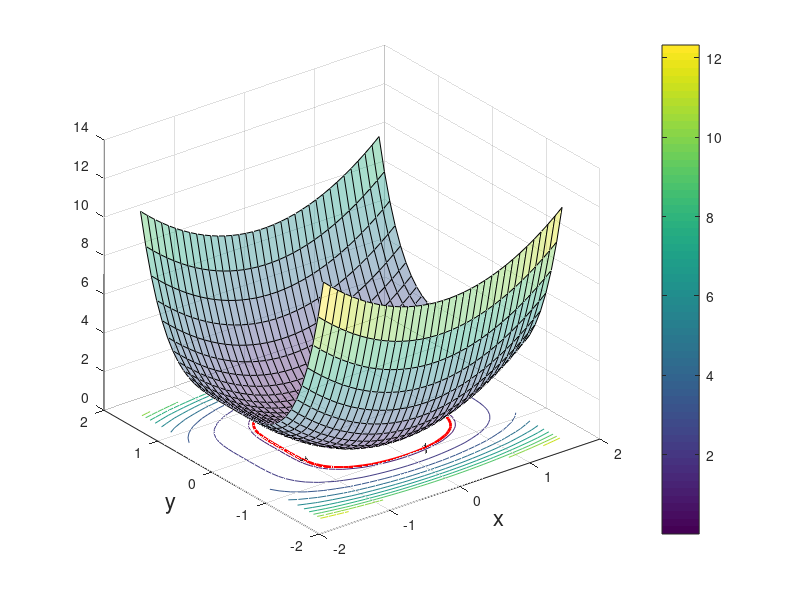

Write MATLAB code to recreate this figure.
[X,Y] = meshgrid(-pi/1.8:0.1:pi/1.8);
a = 0.5;
b = 3;
N = 50;
c1(1:N+1) = a.^(0:N);
c2(1:N+1) = b.^(0:N);
W = zeros(length(X),length(X));
for r = 1:length(X)
   for c = 1:length(Y)
        W(r,c) = sum(c1 .* cos(c2*atan(Y(c,1)/X(1,r)))) + 3;
   end
end
%Z = sqrt(X.^2+Y.^2);
Z = X.^2 + Y.^4 + (0)*X.*Y.^2;


zmin = 0; 
zmax = 1.8;
zinc = 0.2;
zlevs = zmin:zinc:zmax;
%contour(X,Y,W.*Z,zlevs,'ShowText','on','LineWidth',0.1);
contour(X,Y,Z,zlevs,'ShowText','on');
zindex = zmin:1:zmax;
hold on
%contour(X,Y,W.*Z,zindex,'LineWidth',3, 'LineColor', 'red', 'ShowText','on');
contour(X,Y,Z,zindex,'LineWidth',3, 'LineColor', 'red', 'ShowText','on');
hold off
%contour(Z,'ShowText','on');


% surfc(X,Y,W.*Z , 'LineWidth',0.1);
% hold on
% contour(X,Y,W.*Z,zindex,'LineWidth',2, 'LineColor', 'red', 'ShowText','on');
% hold off

surfc(X,Y,Z , 'LineWidth',0.1,'facealpha',0.4);
hold on
contour(X,Y,Z,zindex,'LineWidth',2, 'LineColor', 'red', 'ShowText','on');
hold off

xlabel('x', 'Fontsize',16);
ylabel('y', 'Fontsize',16);
colorbar

% function weierstrass(a,b,kmax)	
% if nargin~=3
% 	if nargin<2
% 		a = 0.5;
% 		b = 3;
% 	end
% 	kmax = 20;
% end
% 	

% x = linspace(0,1,1000);
% 
% plot(x,w(x,c1,c2),'b-','LineWidth',1);
% title('Weierstrass''s non-differentiable function','Fontsize',18);
% xlabel(['a=' num2str(a), ', b=' num2str(b)],'Fontsize',16);
% ylabel('w(x) = sum_{k=0}^\infty [a^k cos(2 \pi b^k x)]','Fontsize',16);
% set(gca,'FontSize',14);
% grid on;
% 
% 	
% %--------------------------------
% function y = w(x,c1,c2)
% 
% index = 1;
% y = zeros(length(x),1);
% for k = x
% 	y(index) = sum(c1 .* cos(c2*k));
% 	index = index + 1;
% end


